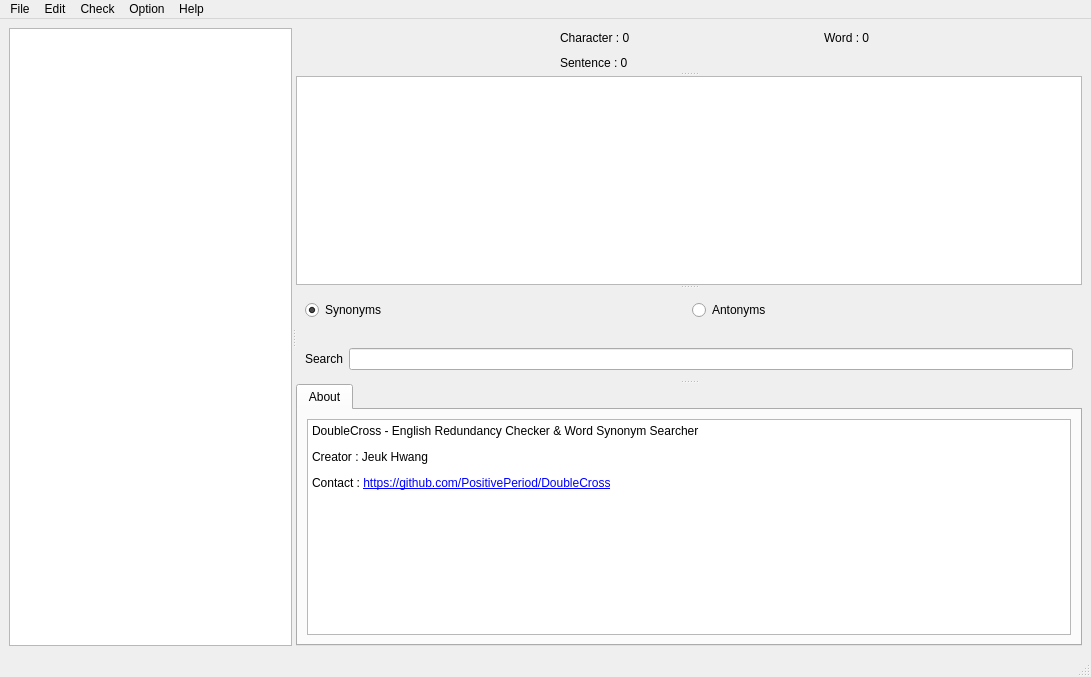
<?xml version="1.0" encoding="UTF-8"?>
<ui version="4.0">
 <class>MainWindow</class>
 <widget class="QMainWindow" name="MainWindow">
  <property name="geometry">
   <rect>
    <x>0</x>
    <y>0</y>
    <width>1091</width>
    <height>677</height>
   </rect>
  </property>
  <property name="minimumSize">
   <size>
    <width>1000</width>
    <height>500</height>
   </size>
  </property>
  <property name="windowTitle">
   <string>DoubleCross</string>
  </property>
  <widget class="QWidget" name="centralwidget">
   <layout class="QHBoxLayout" name="horizontalLayout_4">
    <item>
     <widget class="QSplitter" name="splitter_main">
      <property name="orientation">
       <enum>Qt::Horizontal</enum>
      </property>
      <widget class="TextWidget" name="text">
       <property name="frameShadow">
        <enum>QFrame::Sunken</enum>
       </property>
       <property name="sizeAdjustPolicy">
        <enum>QAbstractScrollArea::AdjustToContents</enum>
       </property>
       <property name="acceptRichText">
        <bool>false</bool>
       </property>
      </widget>
      <widget class="QWidget" name="widget_right" native="true">
       <layout class="QVBoxLayout" name="verticalLayout">
        <item>
         <widget class="QSplitter" name="splitter_right">
          <property name="orientation">
           <enum>Qt::Vertical</enum>
          </property>
          <widget class="QWidget" name="widget_analytic" native="true">
           <layout class="QGridLayout" name="gridLayout" columnminimumwidth="1,4,4">
            <item row="0" column="0" rowspan="2">
             <widget class="StatusWidget" name="status" native="true">
              <property name="sizePolicy">
               <sizepolicy hsizetype="Preferred" vsizetype="Expanding">
                <horstretch>0</horstretch>
                <verstretch>0</verstretch>
               </sizepolicy>
              </property>
              <property name="minimumSize">
               <size>
                <width>40</width>
                <height>40</height>
               </size>
              </property>
              <property name="sizeIncrement">
               <size>
                <width>0</width>
                <height>0</height>
               </size>
              </property>
              <property name="baseSize">
               <size>
                <width>0</width>
                <height>0</height>
               </size>
              </property>
              <layout class="QHBoxLayout" name="horizontalLayout_7"/>
             </widget>
            </item>
            <item row="0" column="1">
             <widget class="QLabel" name="character">
              <property name="text">
               <string>Character : 0</string>
              </property>
             </widget>
            </item>
            <item row="0" column="2">
             <widget class="QLabel" name="word">
              <property name="text">
               <string>Word : 0</string>
              </property>
             </widget>
            </item>
            <item row="1" column="1">
             <widget class="QLabel" name="sentence">
              <property name="text">
               <string>Sentence : 0</string>
              </property>
             </widget>
            </item>
           </layout>
          </widget>
          <widget class="QWidget" name="widget_word" native="true">
           <layout class="QHBoxLayout" name="horizontalLayout_2">
            <item>
             <widget class="WordWidget" name="table_word"/>
            </item>
           </layout>
          </widget>
          <widget class="QWidget" name="widget" native="true">
           <property name="sizePolicy">
            <sizepolicy hsizetype="MinimumExpanding" vsizetype="Preferred">
             <horstretch>0</horstretch>
             <verstretch>0</verstretch>
            </sizepolicy>
           </property>
           <layout class="QVBoxLayout" name="verticalLayout_3">
            <item>
             <widget class="QWidget" name="widget_2" native="true">
              <layout class="QHBoxLayout" name="horizontalLayout_3">
               <item>
                <widget class="QRadioButton" name="synonym">
                 <property name="text">
                  <string>Synonyms</string>
                 </property>
                 <property name="checked">
                  <bool>true</bool>
                 </property>
                </widget>
               </item>
               <item>
                <widget class="QRadioButton" name="antonym">
                 <property name="text">
                  <string>Antonyms</string>
                 </property>
                </widget>
               </item>
              </layout>
             </widget>
            </item>
            <item>
             <widget class="QWidget" name="widget_3" native="true">
              <layout class="QHBoxLayout" name="horizontalLayout_5">
               <item>
                <widget class="QLabel" name="label_search">
                 <property name="text">
                  <string>Search</string>
                 </property>
                </widget>
               </item>
               <item>
                <widget class="QLineEdit" name="search"/>
               </item>
              </layout>
             </widget>
            </item>
           </layout>
          </widget>
          <widget class="ExplainWidget" name="explain">
           <property name="currentIndex">
            <number>0</number>
           </property>
           <widget class="QWidget" name="tab_explain">
            <attribute name="title">
             <string>About</string>
            </attribute>
            <layout class="QHBoxLayout" name="horizontalLayout">
             <item>
              <widget class="QTextBrowser" name="tab_initial">
               <property name="html">
                <string>&lt;!DOCTYPE HTML PUBLIC &quot;-//W3C//DTD HTML 4.0//EN&quot; &quot;http://www.w3.org/TR/REC-html40/strict.dtd&quot;&gt;
&lt;html&gt;&lt;head&gt;&lt;meta name=&quot;qrichtext&quot; content=&quot;1&quot; /&gt;&lt;style type=&quot;text/css&quot;&gt;
p, li { white-space: pre-wrap; }
&lt;/style&gt;&lt;/head&gt;&lt;body style=&quot; font-family:'Gulim'; font-size:9pt; font-weight:400; font-style:normal;&quot;&gt;
&lt;p style=&quot; margin-top:12px; margin-bottom:12px; margin-left:0px; margin-right:0px; -qt-block-indent:0; text-indent:0px;&quot;&gt;DoubleCross - English Redundancy Checker &amp;amp; Word Synonym Searcher&lt;/p&gt;
&lt;p style=&quot; margin-top:12px; margin-bottom:12px; margin-left:0px; margin-right:0px; -qt-block-indent:0; text-indent:0px;&quot;&gt;Creator : Jeuk Hwang&lt;/p&gt;
&lt;p style=&quot; margin-top:12px; margin-bottom:12px; margin-left:0px; margin-right:0px; -qt-block-indent:0; text-indent:0px;&quot;&gt;Contact : &lt;a href=&quot;https://github.com/PositivePeriod/DoubleCross&quot;&gt;&lt;span style=&quot; text-decoration: underline; color:#0000ff;&quot;&gt;https://github.com/PositivePeriod/DoubleCross&lt;/span&gt;&lt;/a&gt;&lt;/p&gt;
&lt;p style=&quot; margin-top:12px; margin-bottom:12px; margin-left:0px; margin-right:0px; -qt-block-indent:0; text-indent:0px;&quot;&gt;&lt;br /&gt;&lt;/p&gt;&lt;/body&gt;&lt;/html&gt;</string>
               </property>
              </widget>
             </item>
            </layout>
           </widget>
          </widget>
         </widget>
        </item>
       </layout>
      </widget>
     </widget>
    </item>
   </layout>
  </widget>
  <widget class="QMenuBar" name="menubar">
   <property name="geometry">
    <rect>
     <x>0</x>
     <y>0</y>
     <width>1091</width>
     <height>26</height>
    </rect>
   </property>
   <widget class="QMenu" name="menuFile">
    <property name="title">
     <string>File</string>
    </property>
    <addaction name="actionNew"/>
    <addaction name="actionSave"/>
    <addaction name="actionLoad"/>
    <addaction name="separator"/>
    <addaction name="actionExit"/>
   </widget>
   <widget class="QMenu" name="menuEdit">
    <property name="title">
     <string>Edit</string>
    </property>
    <addaction name="actionUndo"/>
    <addaction name="actionRedo"/>
    <addaction name="separator"/>
    <addaction name="actionCut"/>
    <addaction name="actionCopy"/>
    <addaction name="actionPaste"/>
    <addaction name="actionSelect_All"/>
   </widget>
   <widget class="QMenu" name="menuHelp">
    <property name="title">
     <string>Help</string>
    </property>
    <addaction name="actionHowtouse"/>
    <addaction name="actionAbout"/>
   </widget>
   <widget class="QMenu" name="menuCheck">
    <property name="title">
     <string>Check</string>
    </property>
    <addaction name="actionCheck"/>
    <addaction name="separator"/>
    <addaction name="actionStart"/>
    <addaction name="actionStop"/>
   </widget>
   <widget class="QMenu" name="menuOption">
    <property name="title">
     <string>Option</string>
    </property>
    <widget class="QMenu" name="menuFont">
     <property name="title">
      <string>Font</string>
     </property>
     <addaction name="actionArialFont"/>
     <addaction name="actionCalibriFont"/>
     <addaction name="actionGulimFont"/>
     <addaction name="actionTimesFont"/>
     <addaction name="separator"/>
     <addaction name="actionSelectFont"/>
    </widget>
    <addaction name="menuFont"/>
    <addaction name="separator"/>
    <addaction name="actionDelete_word_data"/>
   </widget>
   <addaction name="menuFile"/>
   <addaction name="menuEdit"/>
   <addaction name="menuCheck"/>
   <addaction name="menuOption"/>
   <addaction name="menuHelp"/>
  </widget>
  <widget class="QStatusBar" name="statusbar"/>
  <action name="actionNew">
   <property name="text">
    <string>New</string>
   </property>
  </action>
  <action name="actionSave">
   <property name="text">
    <string>Save</string>
   </property>
  </action>
  <action name="actionLoad">
   <property name="text">
    <string>Load</string>
   </property>
  </action>
  <action name="actionExit">
   <property name="text">
    <string>Exit</string>
   </property>
  </action>
  <action name="actionUndo">
   <property name="text">
    <string>Undo</string>
   </property>
  </action>
  <action name="actionRedo">
   <property name="text">
    <string>Redo</string>
   </property>
  </action>
  <action name="actionCopy">
   <property name="text">
    <string>Copy</string>
   </property>
  </action>
  <action name="actionPaste">
   <property name="text">
    <string>Paste</string>
   </property>
  </action>
  <action name="actionHowtouse">
   <property name="text">
    <string>How to use</string>
   </property>
  </action>
  <action name="actionAbout">
   <property name="text">
    <string>About</string>
   </property>
  </action>
  <action name="actionReset_Whitelist">
   <property name="text">
    <string>Reset whitelist</string>
   </property>
  </action>
  <action name="actionCheck">
   <property name="text">
    <string>Check</string>
   </property>
  </action>
  <action name="actionTimes_New_Roman">
   <property name="text">
    <string>Times New Roman</string>
   </property>
  </action>
  <action name="actionGulim">
   <property name="text">
    <string>Gulim</string>
   </property>
  </action>
  <action name="actionCalibri">
   <property name="text">
    <string>Calibri</string>
   </property>
  </action>
  <action name="actionCalibri_Light">
   <property name="text">
    <string>Calibri Light</string>
   </property>
  </action>
  <action name="actionSelectFont">
   <property name="text">
    <string>More fonts...</string>
   </property>
  </action>
  <action name="actionCut">
   <property name="text">
    <string>Cut</string>
   </property>
  </action>
  <action name="actionDelete">
   <property name="text">
    <string>Delete</string>
   </property>
  </action>
  <action name="actionSelect_All">
   <property name="text">
    <string>Select All</string>
   </property>
  </action>
  <action name="actionDark">
   <property name="text">
    <string>Dark</string>
   </property>
  </action>
  <action name="actionBright">
   <property name="text">
    <string>Bright</string>
   </property>
  </action>
  <action name="actionStopword">
   <property name="text">
    <string>Exception</string>
   </property>
  </action>
  <action name="actionException">
   <property name="text">
    <string>Exception</string>
   </property>
  </action>
  <action name="actionWill_be_added">
   <property name="text">
    <string>Will be added</string>
   </property>
  </action>
  <action name="actionArialFont">
   <property name="text">
    <string>Arial</string>
   </property>
  </action>
  <action name="actionCalibriFont">
   <property name="text">
    <string>Calibri</string>
   </property>
  </action>
  <action name="actionGulimFont">
   <property name="text">
    <string>Gulim</string>
   </property>
  </action>
  <action name="actionTimesFont">
   <property name="text">
    <string>Times New Roman</string>
   </property>
  </action>
  <action name="actionStop">
   <property name="text">
    <string>Stop</string>
   </property>
  </action>
  <action name="actionStart">
   <property name="text">
    <string>Start</string>
   </property>
  </action>
  <action name="actionErase_searched_data">
   <property name="text">
    <string>Erase searched data</string>
   </property>
  </action>
  <action name="actionDelete_search_data">
   <property name="text">
    <string>Delete search data</string>
   </property>
  </action>
  <action name="actionDelete_word_data">
   <property name="text">
    <string>Delete word data</string>
   </property>
  </action>
 </widget>
 <customwidgets>
  <customwidget>
   <class>StatusWidget</class>
   <extends>QWidget</extends>
   <header>./script/custom_widget.h</header>
   <container>1</container>
  </customwidget>
  <customwidget>
   <class>ExplainWidget</class>
   <extends>QTabWidget</extends>
   <header>./script/custom_widget.h</header>
   <container>1</container>
  </customwidget>
  <customwidget>
   <class>WordWidget</class>
   <extends>QTableWidget</extends>
   <header>./script/custom_widget.h</header>
  </customwidget>
  <customwidget>
   <class>TextWidget</class>
   <extends>QTextEdit</extends>
   <header>./script/custom_widget.h</header>
  </customwidget>
 </customwidgets>
 <tabstops>
  <tabstop>text</tabstop>
  <tabstop>explain</tabstop>
 </tabstops>
 <resources/>
 <connections/>
</ui>
